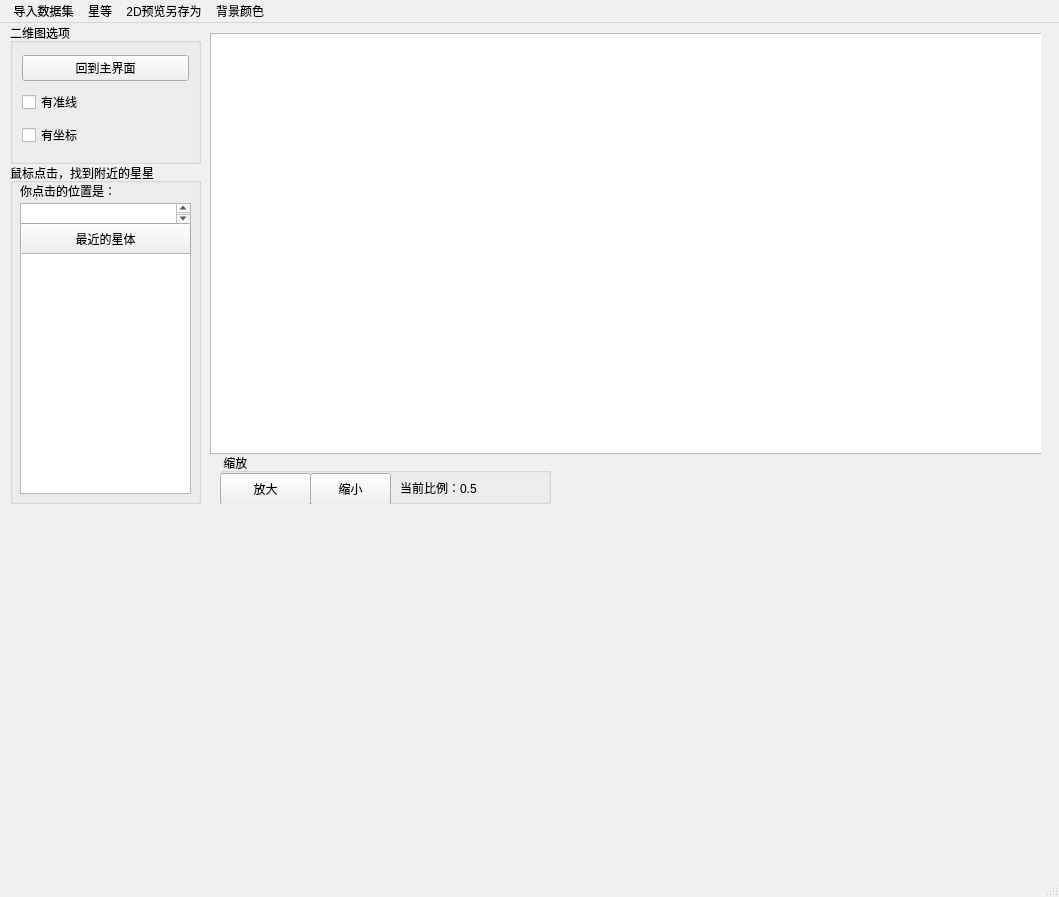
<?xml version="1.0" encoding="UTF-8"?>
<ui version="4.0">
 <class>MainWindow</class>
 <widget class="QMainWindow" name="MainWindow">
  <property name="geometry">
   <rect>
    <x>0</x>
    <y>0</y>
    <width>1059</width>
    <height>897</height>
   </rect>
  </property>
  <property name="windowTitle">
   <string>MainWindow</string>
  </property>
  <widget class="QWidget" name="centralwidget">
   <widget class="QFrame" name="frame">
    <property name="geometry">
     <rect>
      <x>210</x>
      <y>10</y>
      <width>831</width>
      <height>421</height>
     </rect>
    </property>
    <property name="frameShape">
     <enum>QFrame::StyledPanel</enum>
    </property>
    <property name="frameShadow">
     <enum>QFrame::Raised</enum>
    </property>
    <widget class="QGraphicsView" name="graphicsView">
     <property name="geometry">
      <rect>
       <x>0</x>
       <y>0</y>
       <width>841</width>
       <height>421</height>
      </rect>
     </property>
    </widget>
   </widget>
   <widget class="QGroupBox" name="tools2D">
    <property name="geometry">
     <rect>
      <x>10</x>
      <y>0</y>
      <width>191</width>
      <height>141</height>
     </rect>
    </property>
    <property name="title">
     <string>二维图选项</string>
    </property>
    <layout class="QVBoxLayout" name="verticalLayout">
     <item>
      <widget class="QPushButton" name="allScreenBtn">
       <property name="text">
        <string>回到主界面</string>
       </property>
      </widget>
     </item>
     <item>
      <widget class="QCheckBox" name="alignmentLinesCheckBox">
       <property name="text">
        <string>有准线</string>
       </property>
      </widget>
     </item>
     <item>
      <widget class="QCheckBox" name="coordinatesCheckBox">
       <property name="text">
        <string>有坐标</string>
       </property>
      </widget>
     </item>
    </layout>
   </widget>
   <widget class="QGroupBox" name="tools3D">
    <property name="geometry">
     <rect>
      <x>10</x>
      <y>140</y>
      <width>191</width>
      <height>341</height>
     </rect>
    </property>
    <property name="title">
     <string>鼠标点击，找到附近的星星</string>
    </property>
    <widget class="QTextEdit" name="mouseXYTextEdit">
     <property name="geometry">
      <rect>
       <x>10</x>
       <y>40</y>
       <width>171</width>
       <height>21</height>
      </rect>
     </property>
    </widget>
    <widget class="QLabel" name="label_3">
     <property name="geometry">
      <rect>
       <x>10</x>
       <y>20</y>
       <width>101</width>
       <height>16</height>
      </rect>
     </property>
     <property name="text">
      <string>你点击的位置是：</string>
     </property>
    </widget>
    <widget class="QPushButton" name="findStarBtn">
     <property name="geometry">
      <rect>
       <x>10</x>
       <y>60</y>
       <width>171</width>
       <height>32</height>
      </rect>
     </property>
     <property name="text">
      <string>最近的星体</string>
     </property>
    </widget>
    <widget class="QTextBrowser" name="closestStarTextBrowser">
     <property name="geometry">
      <rect>
       <x>10</x>
       <y>90</y>
       <width>171</width>
       <height>241</height>
      </rect>
     </property>
    </widget>
   </widget>
   <widget class="QGroupBox" name="groupBox">
    <property name="geometry">
     <rect>
      <x>220</x>
      <y>430</y>
      <width>331</width>
      <height>51</height>
     </rect>
    </property>
    <property name="title">
     <string> 缩放</string>
    </property>
    <widget class="QPushButton" name="pushButton">
     <property name="geometry">
      <rect>
       <x>0</x>
       <y>20</y>
       <width>91</width>
       <height>32</height>
      </rect>
     </property>
     <property name="text">
      <string>放大</string>
     </property>
    </widget>
    <widget class="QPushButton" name="pushButton_2">
     <property name="geometry">
      <rect>
       <x>90</x>
       <y>20</y>
       <width>81</width>
       <height>32</height>
      </rect>
     </property>
     <property name="text">
      <string>缩小</string>
     </property>
    </widget>
    <widget class="QLabel" name="label">
     <property name="geometry">
      <rect>
       <x>180</x>
       <y>19</y>
       <width>141</width>
       <height>31</height>
      </rect>
     </property>
     <property name="text">
      <string>当前比例：0.5</string>
     </property>
    </widget>
   </widget>
  </widget>
  <widget class="QStatusBar" name="statusbar"/>
  <widget class="QMenuBar" name="menubar">
   <property name="geometry">
    <rect>
     <x>0</x>
     <y>0</y>
     <width>1059</width>
     <height>22</height>
    </rect>
   </property>
   <widget class="QMenu" name="menuSaveAs">
    <property name="title">
     <string>2D预览另存为</string>
    </property>
    <addaction name="actionpng"/>
    <addaction name="actionjpeg"/>
    <addaction name="actionsvg"/>
   </widget>
   <widget class="QMenu" name="menuStarStandard">
    <property name="title">
     <string>星等</string>
    </property>
    <addaction name="action1"/>
    <addaction name="action2"/>
    <addaction name="action3"/>
    <addaction name="action4"/>
   </widget>
   <widget class="QMenu" name="menuDataset">
    <property name="title">
     <string> 导入数据集</string>
    </property>
    <addaction name="actionBSC"/>
    <addaction name="actionHipparcos"/>
   </widget>
   <widget class="QMenu" name="backgroundMenu">
    <property name="title">
     <string>背景颜色</string>
    </property>
    <addaction name="actionNatrual"/>
    <addaction name="actionPurple_sky"/>
    <addaction name="actionGreyscale"/>
    <addaction name="actionPrinter_friendly"/>
    <addaction name="actionPrinter_greyscale"/>
   </widget>
   <addaction name="menuDataset"/>
   <addaction name="menuStarStandard"/>
   <addaction name="menuSaveAs"/>
   <addaction name="backgroundMenu"/>
  </widget>
  <action name="actionpng">
   <property name="text">
    <string>png</string>
   </property>
  </action>
  <action name="actionjpeg">
   <property name="text">
    <string>jpeg</string>
   </property>
  </action>
  <action name="actionsvg">
   <property name="text">
    <string>svg</string>
   </property>
  </action>
  <action name="action1">
   <property name="text">
    <string>1</string>
   </property>
  </action>
  <action name="action2">
   <property name="text">
    <string>2</string>
   </property>
  </action>
  <action name="action3">
   <property name="text">
    <string>3</string>
   </property>
  </action>
  <action name="action4">
   <property name="text">
    <string>4</string>
   </property>
  </action>
  <action name="actionBSC">
   <property name="text">
    <string>BSC</string>
   </property>
   <property name="iconText">
    <string>BSC</string>
   </property>
  </action>
  <action name="actionHipparcos">
   <property name="text">
    <string>Hipparcos</string>
   </property>
  </action>
  <action name="actionNatrual">
   <property name="text">
    <string>Natrual</string>
   </property>
  </action>
  <action name="actionPurple_sky">
   <property name="text">
    <string>Purple sky</string>
   </property>
  </action>
  <action name="actionGreyscale">
   <property name="text">
    <string>Greyscale</string>
   </property>
  </action>
  <action name="actionPrinter_friendly">
   <property name="text">
    <string>Printer friendly</string>
   </property>
  </action>
  <action name="actionPrinter_greyscale">
   <property name="text">
    <string>Printer greyscale</string>
   </property>
  </action>
 </widget>
 <resources/>
 <connections/>
</ui>
